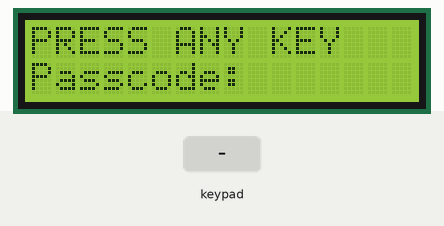
A sketch run on a simulated Arduino Uno, built with avr-gcc and run on an emulated ATmega328P. Parts: 16×2 character LCD. The test bench sets the inputs (shaded band).

Above: at 1.2 s.
1.3 s: key '1' pressed
At 1.9 s:
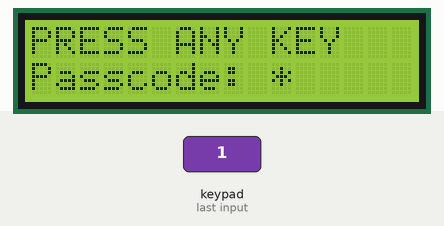
Timing chart, 0 to 4.3 s (numbered marks = the images above; inputs shaded):
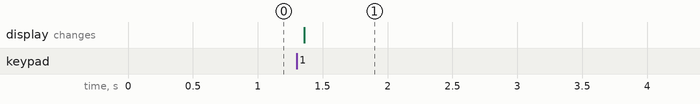

Measured:
- after the input at 1.3 s, the display: changes after 0.06 s (image 1)

The sketch:

LiquidCrystal_I2C_display___4x4_keypad_matrix.ino
```cpp
// keypad should be wired from 8 to 1 (keypad pins) to 9 to 2 Arduino pins
//This is a code to wire your arduino to your LCD screen and keypad

#include <Keypad.h>
#include <Wire.h>
#include <LiquidCrystal_I2C.h>

//set your lcd address
#define LCD_ADDRESS 0x27

//set the dimensions
#define LCD_COLUMNS 16
#define LCD_ROWS 2

#define myKeypad

//declare the LiquidCrystal_I2C object with I2C address, the number of columns and rows
LiquidCrystal_I2C lcd(0x27, 16, 2);

const byte numRows = 4; //number of rows on the keypad
const byte numCols  = 4; //number of columns on the keypad

//keymap defines the key pressed according to the row and columns just as it appears on the keypad

char keymap[numRows][numCols]=
{
{'1', '2', '3', 'A',},
{'4', '5', '6', 'B',},
{'7', '8', '9', 'C',},
{'*', '0', '#', 'D',}
};

byte rowPins[numRows] = {9,8,7,6}; //if you modify your pins you should modify this
byte colPins[numCols] = {5,4,3,2}; //columns 0 to 3

//initialize an instance of class NewKeypad
Keypad customKeypad = Keypad(makeKeymap (keymap), rowPins, colPins, numRows, numCols);

void setup(){
//  Serial.begin(9600);
  //initialize the lcd and turn on the backlight
  lcd.init();
  lcd.backlight();
  lcd.home();
  lcd.print("Press a key");
//  delay(2000);
  lcd.setCursor(1,2);
}
void loop(){
//  char customKey = customKeypad.getKey();
//  if (customKey)
//  {
//    lcd.print(customKey);
//  }
//if (customKey = 'D')
//  {
//    lcd.print("Pressed D");

lcd.setCursor(0,0); //Defining positon to write from first row,first column .
  lcd.print("PRESS ANY KEY"); //You can write 16 Characters per line .

  char key = customKeypad.getKey();// Read the key
  lcd.setCursor(0,1);  //Defining positon to write from second row,first column .
  lcd.print("Passcode: ");
  // Print if key pressed

  lcd.setCursor(0,1);  //Defining positon to write from second row,first column .
  lcd.print("Passcode: ");
  if (key){
    lcd.print("*");
  }
  lcd.setCursor(0,1);  //Defining positon to write from second row,first column .
  lcd.print("Passcode: ");
  if (key){
    lcd.print("*");
  }
  lcd.setCursor(0,1);  //Defining positon to write from second row,first column .
  lcd.print("Passcode: ");
  if (key){
    lcd.print("*");
  }
}
```
